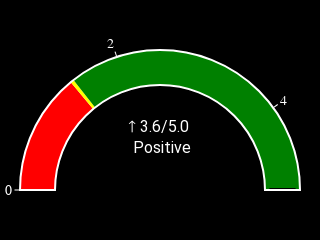

This figure's notebook cell:
### Code cell
import plotly.graph_objects as go
import chart_studio.plotly as py
import plotly.graph_objects as go

fig1 = go.Figure(go.Indicator(
    mode = "gauge",
    domain = {'x': [0, 1], 'y': [0, 1]},
    gauge = {
        'axis': {'range': [None, 5], 'tickwidth': 0, 'tickcolor': "white"},
        'bar': {'color': "darkblue", 'thickness':0},
        'bgcolor': "white",
        'borderwidth': 2,
        'bordercolor': "white",
        'steps': [
            {'range': [0, 1.4], 'color': 'red'},
            {'range': [1.4, 1.44], 'color': 'yellow'},
            {'range': [1.44, 5.0], 'color': 'green'}],
        'threshold': {
            'line': {'color': "black", 'width': 4},
            'thickness': 0.75,
            'value': 100}}))

fig1.update_layout(
            title={
            'text': "↑ 3.6/5.0 <br> Positive",
            'font': dict(family="Roboto",size=16, color="white"),
            'y':0.45,
            'x':0.5,
            'xanchor': 'center',
            'yanchor': 'middle'},
                    autosize= False,
                    width= 300,
                    height= 160,
                    plot_bgcolor= 'rgb(0,0,0,0)',
                    paper_bgcolor= 'rgb(0,0,0,0)',
                    font=dict(family="Arial",size=14, color="white"),    
                    margin=dict(
                         l=20,
                         b=0,
                         t=0,
                         r=20
                  ),
)

fig1.show()

### Figure 1 — Plotly figure (JSON) as saved in the notebook; plotly's stock layout.template omitted (floating-point values rounded to 4 significant figures)
{"data": [{"domain": {"x": [0, 1], "y": [0, 1]}, "gauge": {"axis": {"range": [null, 5], "tickcolor": "white", "tickwidth": 0}, "bar": {"color": "darkblue", "thickness": 0}, "bgcolor": "white", "bordercolor": "white", "borderwidth": 2, "steps": [{"color": "red", "range": [0, 1.4]}, {"color": "yellow", "range": [1.4, 1.44]}, {"color": "green", "range": [1.44, 5]}], "threshold": {"line": {"color": "black", "width": 4}, "thickness": 0.75, "value": 100}}, "mode": "gauge", "type": "indicator"}], "layout": {"autosize": false, "font": {"color": "white", "family": "Arial", "size": 14}, "height": 160, "margin": {"b": 0, "l": 20, "r": 20, "t": 0}, "paper_bgcolor": "rgb(0,0,0,0)", "plot_bgcolor": "rgb(0,0,0,0)", "title": {"font": {"color": "white", "family": "Roboto", "size": 16}, "text": "↑ 3.6/5.0 <br> Positive", "x": 0.5, "xanchor": "center", "y": 0.45, "yanchor": "middle"}, "width": 300}}
